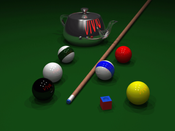
%> input picture excersiecs/vajihe7/24/pool.png, 175 x 131 px, shrunk from 510 x 383 before the run
$ octave i24.m   (GNU Octave 9; MATLAB toolbox functions it lacks are replaced by stand-ins)
%> lines starting %> are read from the running program, lines starting %| are printed output that depends on the picture
close all;
clear;
clc;

img1=imread("pool.png");
%> img1 is the input picture: size 131x175x3 uint8; mean R, G, B 26.7, 60.5, 22.4
image_p=img1;
[Rp,Cp,Zp]=size(image_p);
%> Rp = 131; Cp = 175; Zp = 3

img2=imread("watch.png");
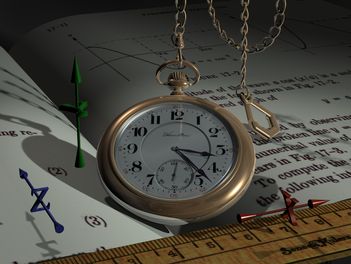
%> input picture excersiecs/vajihe7/24/watch.png, 351 x 264 px, shrunk from 1024 x 768 before the run
%> img2 is the input picture: size 264x351x3 uint8; mean R, G, B 76.3, 74.1, 65.9
image_w=img2;
[Rs,Cs,Zs]=size(image_w);
%> Rs = 264; Cs = 351; Zs = 3

R_S = image_w(:, :, 1);
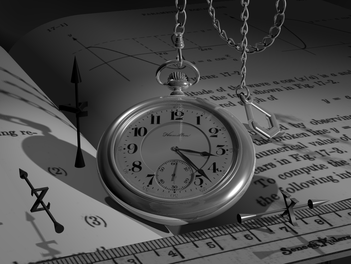
%> R_S: size 264x351 uint8; min 0, max 255, mean 76.3
R_p = image_p(:, :, 1);
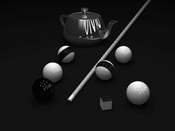
%> R_p: size 131x175 uint8; min 0, max 255, mean 26.7
image_w(:, :, 1)=0;
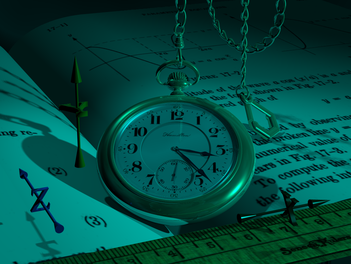
%> image_w: size 264x351x3 uint8; mean R, G, B 0, 74.1, 65.9
image_p(:, :, 1)=0;
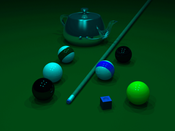
%> image_p: size 131x175x3 uint8; mean R, G, B 0, 60.5, 22.4

for i_r  =  1 : Rs
   for i_c  =  1 : Cs

       if (   i_c  <=  Cp  && i_r  <=  Rp)
          image_p(i_r,i_c,1)= R_S(i_r,i_c);
          image_w(i_r,i_c,1)= R_p(i_r,i_c);
       end
   end
end
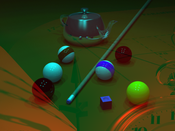
%> image_p: size 131x175x3 uint8; mean R, G, B 53.5, 60.5, 22.4
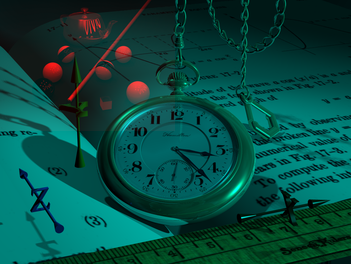
%> image_w: size 264x351x3 uint8; mean R, G, B 6.6, 74.1, 65.9

subplot(2,2,1),imshow(img1),title('pool');
subplot(2,2,3),imshow(img2),title('watch');
subplot(2,2,2),imshow(image_p),title('k red watch-pool');
subplot(2,2,4),imshow(image_w),title('k red pool-watch');
